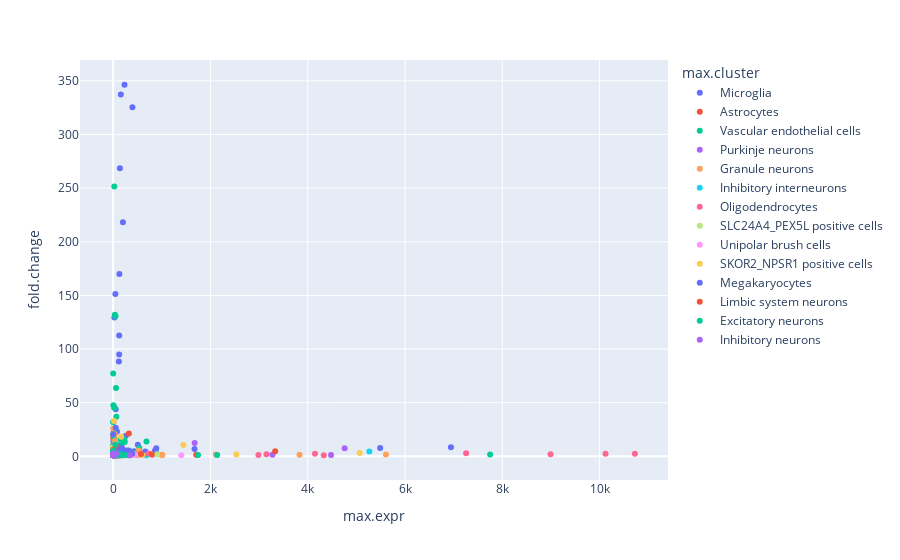

Write notebook code for a chart like this one.
### Code cell
# Plot using S5 in introgression deserts
exp_cerebr_cerebel=DE_gene_cellsF[(DE_gene_cellsF["organ"]=="Cerebellum") |(DE_gene_cellsF["organ"]=="Cerebrum")  ]
#Plotting using value of expression and fold change
fig = px.scatter(DE_gene_cellsF, x="max.expr", y="fold.change", color="max.cluster",
                 hover_name="gene_short_name")

fig.show()

### Figure 1 — Plotly figure (JSON) as saved in the notebook; plotly's stock layout.template omitted (floating-point values rounded to 4 significant figures; data arrays with more than 128 entries replaced by an {"elided": "..."} marker saying what was removed)
{"data": [{"hovertemplate": "<b>%{hovertext}</b><br><br>max.cluster=Microglia<br>max.expr=%{x}<br>fold.change=%{y}<extra></extra>", "hovertext": ["'TFEC'", "'RP11-10H3.1'", "'CD53'", "'CSF1'", "'DOCK4'", "'LYN'", "'FAM102B'", "'CPED1'", "'RAP1A'", "'SYT6'", "'OLFML3'", "'RP4-543J13.1'", "'ADORA3'", "'GBE1'", "'CAPZA1'", "'COG5'", "'STXBP3'", "'IFRD1'", "'PLAG1'", "'LYPLA1'", "'CAPZA2'", "'PIK3CG'", "'RP4-735C1.6'", "'RAB2A'", "'CD58'", "'PRPF38B'", "'DRAM2'", "'C7orf60'", "'TMEM168'", "'DENND2D'", "'ZNF277'", "'RP3-522D1.1'", "'GSTM4'", "'TTF2'", "'CEPT1'", "'RP11-159G9.5'", "'ATP6V1H'", "'RP11-426L16.8'", "'CHCHD7'", "'GDAP2'", "'SLC25A24P1'", "'DOCK4-AS1'", "'YTHDF3'", "'PTPN22'", "'BCAS2'", "'RP5-1180E21.5'", "'CYB561D1'", "'C1orf162'", "'RP11-47P18.2'", "'RP11-716D16.1'", "'HENMT1'", "'SYPL2'", "'RP5-1086K13.1'", "'AC003080.4'", "'RP11-140I16.3'", "'AC002543.2'", "'snoU13'", "'NAP1L4P1'", "'RP11-246K15.1'", "'RBMX2P3'", "'RP11-736E3.1'", "'LINC00971'", "'RP11-30L15.6'", "'RP11-17A4.4'", "'RP11-10H3.1'", "'TFEC'", "'CSF1'", "'SYT6'", "'DOCK4'", "'RAP1A'", "'LYN'", "'CPED1'", "'FAM102B'", "'CD53'", "'OLFML3'", "'ADORA3'", "'COG5'", "'RP4-543J13.1'", "'GBE1'", "'CAPZA1'", "'LYPLA1'", "'RP4-735C1.6'", "'STXBP3'", "'CAPZA2'", "'PIK3CG'", "'PLAG1'", "'RAB2A'", "'C7orf60'", "'PRPF38B'", "'DRAM2'", "'RP3-522D1.1'", "'ZNF277'", "'DENND2D'", "'TTF2'", "'RP11-159G9.5'", "'CEPT1'", "'GNAI3'", "'AC022182.1'", "'RP11-426L16.8'", "'NAA38'", "'PTPN22'", "'SLC25A24P1'", "'DOCK4-AS1'", "'ZNF717'", "'CLCC1'", "'CYB561D1'", "'RP5-1086K13.1'", "'BCAS2'", "'RP5-836N10.1'", "'AC003080.4'", "'C1orf162'", "'NAP1L4P1'", "'snoU13'", "'LINC00968'", "'RP11-30L15.6'", "'RP5-1073O3.2'", "'RP5-1065J22.8'", "'GSTM1'", "'LINC00971'", "'CTD-2339F6.1'", "'RP11-24P14.1'", "'CTD-3025N20.2'", "'ALG1L6P'"], "legendgroup": "Microglia", "marker": {"color": "#636efa", "symbol": "circle"}, "mode": "markers", "name": "Microglia", "orientation": "v", "showlegend": true, "type": "scatter", "x": [233.5, 158.0, 397.1, 259.9, 5489.0, 886.3, 320.1, 428.5, 659.3, 359.5, 455.5, 124.5, 124.0, 227.1, 200.8, 341.9, 98.07, 142.6, 47.46, 171.5, 230.8, 46.51, 52.12, 361.1, 34.03, 96.6, 93.13, 160.5, 110.7, 25.34, 112.0, 28.16, 18.55, 32.65, 99.53, 112.8, 89.56, 12.65, 15.11, 72.93, 7.604, 9.23, 85.12, 11.36, 37.75, 13.57, 7.833, 6.599, 1.652, 1.746, 6.145, 1.663, 1.521, 2.547, 1.806, 1.582, 3.324, 0.6974, 0.6603, 1.174, 1.758, 0.8056, 2.197, 0.6762, 139.2, 201.5, 220.3, 506.8, 6944.0, 858.9, 879.5, 546.5, 336.4, 373.8, 264.0, 128.2, 423.8, 117.9, 224.2, 222.4, 185.4, 79.45, 108.6, 264.5, 62.63, 63.61, 352.9, 172.0, 100.3, 94.18, 42.51, 133.7, 19.57, 29.84, 139.9, 110.7, 73.79, 22.2, 15.56, 28.45, 12.74, 7.577, 9.122, 21.55, 56.53, 8.044, 3.165, 26.6, 2.936, 5.053, 7.441, 1.858, 4.072, 3.739, 2.417, 1.352, 2.677, 1.165, 0.8925, 0.6616, 1.0, 0.9622, 1.205], "xaxis": "x", "y": [346.3, 337.3, 325.3, 19.15, 7.762, 7.568, 5.316, 4.751, 4.467, 3.271, 1.944, 112.5, 94.95, 3.496, 1.344, 1.699, 1.148, 3.038, 1.224, 1.721, 2.299, 5.459, 43.84, 1.245, 1.033, 1.632, 2.482, 1.474, 1.173, 129.3, 1.695, 1.57, 1.425, 1.493, 1.728, 1.381, 1.113, 2.92, 1.381, 1.36, 14.04, 4.464, 1.153, 4.488, 1.466, 2.182, 1.024, 1.902, 1.603, 1.505, 1.153, 2.661, 1.74, 3.623, 1.124, 3.732, 2.537, 1.891, 1.238, 2.205, 1.043, 1.032, 2.731, 1.276, 268.6, 218.2, 15.3, 10.78, 8.386, 5.162, 4.175, 3.908, 3.776, 3.745, 1.12, 170.0, 1.87, 88.45, 3.031, 1.654, 1.861, 23.12, 1.419, 2.474, 1.012, 1.416, 1.134, 1.513, 1.639, 2.745, 2.111, 1.698, 45.9, 1.597, 1.579, 2.202, 1.228, 2.356, 3.047, 1.0, 5.628, 6.923, 3.836, 1.351, 1.102, 1.182, 3.57, 1.158, 9.21, 5.502, 2.556, 2.447, 4.609, 2.911, 1.741, 1.094, 1.077, 1.034, 1.172, 1.778, 1.559, 1.78, 1.528], "yaxis": "y"}, {"hovertemplate": "<b>%{hovertext}</b><br><br>max.cluster=Astrocytes<br>max.expr=%{x}<br>fold.change=%{y}<extra></extra>", "hovertext": ["'RGS20'", "'NOTCH2'", "'MAGI3'", "'FAM212B'", "'PHGDH'", "'RP11-400K9.4'", "'AHCYL1'", "'OPRK1'", "'RP11-418J17.1'", "'WARS2'", "'RP11-31F15.1'", "'CGGBP1'", "'RNU6-1331P'", "'WARS2-IT1'", "'GSTM5'", "'IQUB'", "'VGLL3'", "'ATP1A1OS'", "'GSTM2'", "'TCEA1'", "'ENPP7P2'", "'PSRC1'", "'TTPA'", "'FNDC7'", "'RP11-25K19.1'", "'RP5-1042I8.7'", "'CTD-2026G6.3'", "'FAM86DP'", "'RP11-110G21.1'", "'RP5-1049N15.2'", "'ST7L'", "'CLCC1'", "'RP11-803B1.8'", "'RNU6-817P'", "'RBM15'", "'PIFO'", "'RP4-655J12.4'", "'GSTM1'", "'RP11-560I19.1'", "'AC004014.3'", "'RP11-188D8.1'", "'RP5-1065J22.4'", "'TRIM45'", "'DDX20'", "'RP11-162D9.3'", "'SCARNA2'", "'C1orf194'", "'ST7-AS1'", "'RP4-735C1.4'", "'ALG1L6P'", "'RP11-39H13.1'", "'snoU109'", "'ALX3'", "'RP5-1160K1.3'", "'RGS20'", "'NOTCH2'", "'SPAG17'", "'MAGI3'", "'AASS'", "'PHGDH'", "'CYP7B1'", "'RP11-400K9.4'", "'IQUB'", "'TTPA'", "'ASPH'", "'PIFO'", "'EFCAB1'", "'RNU6-1331P'", "'WARS2-IT1'", "'ATP1A1OS'", "'RP11-1D12.1'", "'RP11-418J17.1'", "'RP5-1049N15.2'", "'C1orf194'", "'GSTM2'", "'RP11-110G21.1'", "'RP11-31F15.1'", "'ST7L'", "'GSTM5'", "'FAM86DP'", "'FEZF1-AS1'", "'RP5-1042I8.7'", "'FNDC7'", "'RP11-560I19.1'", "'RP11-25K19.1'", "'FEZF1'", "'RP11-1081M5.1'", "'RP11-188D8.1'", "'RP4-655J12.4'", "'AC005487.2'", "'AC004014.3'", "'RP11-520D19.2'", "'RP5-1073O3.7'", "'RP5-1065J22.4'", "'RP11-451B8.1'", "'RP11-1081M5.2'", "'RP11-659E9.4'", "'SYPL2'", "'RP11-512F24.1'", "'RP4-730K3.3'", "'RP5-1160K1.3'", "'LAMTOR5-AS1'", "'RP11-446E9.1'", "'LINC00622'", "'RP11-787D18.2'"], "legendgroup": "Astrocytes", "marker": {"color": "#EF553B", "symbol": "circle"}, "mode": "markers", "name": "Astrocytes", "orientation": "v", "showlegend": true, "type": "scatter", "x": [323.4, 226.4, 273.4, 89.23, 82.12, 45.93, 127.2, 37.37, 136.0, 54.25, 84.24, 128.2, 15.13, 18.24, 14.79, 20.33, 14.87, 24.46, 10.9, 59.22, 15.09, 9.003, 8.907, 5.064, 11.09, 5.374, 5.887, 9.897, 14.8, 3.458, 95.3, 59.45, 6.826, 2.23, 9.822, 2.321, 3.128, 1.411, 1.354, 1.523, 1.169, 1.168, 6.015, 11.59, 1.029, 0.8403, 1.298, 1.511, 0.992, 0.9291, 0.361, 0.4822, 0.3661, 0.8394, 213.7, 227.8, 125.8, 295.0, 118.8, 69.15, 116.9, 33.67, 32.15, 19.72, 137.6, 12.95, 14.88, 10.58, 10.5, 21.95, 25.68, 101.3, 5.873, 8.024, 11.42, 14.86, 82.17, 98.87, 8.206, 10.99, 3.138, 3.801, 2.499, 1.963, 4.872, 1.5, 1.187, 1.711, 2.898, 0.9088, 1.55, 1.289, 0.8283, 0.8496, 0.8162, 0.381, 0.5973, 0.5346, 0.3175, 0.4531, 0.8065, 7.382, 0.3623, 0.4699, 0.4831], "xaxis": "x", "y": [21.17, 2.169, 1.226, 1.225, 3.011, 4.187, 1.011, 6.247, 1.464, 1.052, 1.044, 1.258, 23.29, 10.94, 1.924, 2.336, 1.632, 1.606, 1.128, 1.065, 1.646, 1.506, 4.271, 1.393, 1.763, 1.402, 1.851, 1.253, 1.065, 4.043, 1.072, 1.004, 1.621, 2.275, 1.018, 2.837, 2.494, 1.367, 9.686, 5.172, 1.458, 2.745, 1.072, 1.031, 2.693, 1.293, 1.796, 1.218, 2.894, 1.449, 1.408, 1.029, 1.126, 1.021, 3.5, 2.161, 2.059, 1.176, 1.015, 2.851, 1.458, 3.318, 4.239, 9.114, 1.178, 16.54, 5.881, 4.842, 9.667, 1.071, 1.348, 1.355, 16.95, 7.132, 1.016, 1.094, 1.09, 1.071, 1.477, 1.232, 7.343, 1.392, 3.598, 19.64, 1.088, 3.025, 3.329, 2.421, 1.907, 3.536, 3.899, 1.114, 1.023, 1.779, 1.586, 1.988, 1.145, 2.865, 1.247, 1.184, 1.304, 1.128, 1.081, 2.303, 1.145], "yaxis": "y"}, {"hovertemplate": "<b>%{hovertext}</b><br><br>max.cluster=Vascular endothelial cells<br>max.expr=%{x}<br>fold.change=%{y}<extra></extra>", "hovertext": {"elided": "150 str values"}, "legendgroup": "Vascular endothelial cells", "marker": {"color": "#00cc96", "symbol": "circle"}, "mode": "markers", "name": "Vascular endothelial cells", "orientation": "v", "showlegend": true, "type": "scatter", "x": {"elided": "150 float values"}, "xaxis": "x", "y": {"elided": "150 float values"}, "yaxis": "y"}, {"hovertemplate": "<b>%{hovertext}</b><br><br>max.cluster=Purkinje neurons<br>max.expr=%{x}<br>fold.change=%{y}<extra></extra>", "hovertext": ["'CA8'", "'FOXP2'", "'CTB-111H14.1'", "'VAV3'", "'IMMP2L'", "'CTTNBP2'", "'AASS'", "'SLC6A17'", "'SPAG17'", "'FAM3C'", "'RP11-260O18.1'", "'RP11-17A4.2'", "'PENK'", "'CFTR'", "'NDUFA5'", "'WNT16'", "'AC003088.1'", "'SDR16C5'", "'RP11-458K10.1'", "'GPR85'", "'GPR61'", "'VAV3-AS1'", "'CTB-30L5.1'", "'RP11-359D24.1'", "'RP11-222O23.1'", "'AC073071.1'", "'AC002463.3'", "'IMMP2L-IT1'", "'snoU13'", "'AC003989.3'", "'RP5-1074L1.1'", "'CASQ2'", "'LAMB4'", "'AC073626.2'", "'DUS4L'", "'AC000111.6'", "'CHIAP3'", "'AC068610.5'", "'RP5-884M6.1'"], "legendgroup": "Purkinje neurons", "marker": {"color": "#ab63fa", "symbol": "circle"}, "mode": "markers", "name": "Purkinje neurons", "orientation": "v", "showlegend": true, "type": "scatter", "x": [1676.0, 4759.0, 141.2, 204.8, 3275.0, 571.7, 130.7, 50.99, 55.09, 122.1, 39.22, 24.47, 20.46, 26.78, 80.34, 15.56, 15.19, 13.43, 8.331, 28.04, 5.539, 4.707, 5.548, 3.647, 2.809, 4.614, 3.746, 3.508, 3.404, 1.669, 4.274, 2.13, 4.029, 1.192, 10.9, 1.007, 0.9997, 1.245, 0.4741], "xaxis": "x", "y": [12.47, 7.562, 4.156, 1.636, 1.576, 1.419, 1.357, 1.048, 1.348, 1.58, 6.948, 7.252, 1.835, 3.458, 1.383, 10.79, 1.402, 1.808, 1.944, 1.091, 1.178, 1.493, 3.108, 2.606, 5.293, 2.749, 1.862, 1.759, 1.367, 2.007, 1.236, 1.245, 1.402, 1.824, 1.184, 1.3, 4.345, 1.535, 1.698], "yaxis": "y"}, {"hovertemplate": "<b>%{hovertext}</b><br><br>max.cluster=Granule neurons<br>max.expr=%{x}<br>fold.change=%{y}<extra></extra>", "hovertext": ["'ST18'", "'NKAIN3'", "'ROBO1'", "'ROBO2'", "'NRCAM'", "'CHD7'", "'KCND3'", "'NHLH2'", "'RP11-705O24.1'", "'RP5-1101C3.1'", "'RP11-328J2.1'", "'ASPH'", "'RP11-513O17.2'", "'GGH'", "'ST7-OT4'", "'AC022182.3'", "'STRIP1'", "'FAM150A'", "'RP11-659E9.2'", "'RN7SL751P'", "'MET'", "'MYBPHL'", "'RP11-88H9.2'", "'RP11-26M5.2'", "'RNU6-386P'", "'RP11-26M5.3'", "'RP11-705O24.2'", "'RNF148'", "'RP11-12L8.1'", "'RP11-401H2.1'", "'RP11-91I20.1'", "'RP5-1065J22.2'", "'SDR16C6P'", "'RP11-251P6.1'"], "legendgroup": "Granule neurons", "marker": {"color": "#FFA15A", "symbol": "circle"}, "mode": "markers", "name": "Granule neurons", "orientation": "v", "showlegend": true, "type": "scatter", "x": [528.7, 2110.0, 5608.0, 3832.0, 995.5, 1012.0, 499.3, 92.06, 38.49, 28.29, 32.53, 144.9, 26.83, 54.13, 55.64, 5.389, 43.84, 3.012, 4.128, 2.067, 4.277, 2.57, 3.313, 1.25, 1.042, 1.192, 1.018, 0.6831, 1.148, 0.6625, 0.8418, 0.4372, 0.2867, 0.3594], "xaxis": "x", "y": [5.448, 1.76, 1.598, 1.426, 1.379, 1.214, 1.119, 1.073, 14.63, 1.002, 20.53, 1.348, 3.204, 1.025, 1.243, 3.78, 1.16, 1.612, 2.48, 3.155, 1.38, 1.727, 1.305, 3.934, 1.564, 5.667, 25.98, 1.096, 1.118, 2.792, 1.532, 1.79, 1.618, 1.627], "yaxis": "y"}, {"hovertemplate": "<b>%{hovertext}</b><br><br>max.cluster=Inhibitory interneurons<br>max.expr=%{x}<br>fold.change=%{y}<extra></extra>", "hovertext": ["'XKR4'", "'BHLHE22'", "'ST7'", "'EPHA3'", "'RP11-386G21.2'", "'CELSR2'", "'KIAA1324'", "'TGS1'", "'NSMAF'", "'RP11-386G21.1'", "'UBXN2B'", "'NGF'", "'RP11-284N8.3'", "'AMIGO1'", "'AKNAD1'", "'PPP1R3A'", "'RP11-21C4.1'", "'ST7-AS2'", "'CTD-3025N20.2'", "'WDR3'", "'ATXN7L2'", "'AC004112.4'", "'RP11-109P6.2'", "'RP11-546K22.3'", "'ZNF717'", "'AC068522.4'", "'CTB-13F3.1'", "'RP11-1D12.2'", "'RP11-11C20.3'", "'RP11-451B8.1'", "'RP11-567J20.1'", "'RP11-546K22.1'", "'MIPEPP1'", "'RP11-91I20.4'", "'RP11-96K19.4'", "'RP11-47P18.1'", "'RP11-446E9.1'", "'KCND3-IT1'", "'ASZ1'", "'AL136376.1'"], "legendgroup": "Inhibitory interneurons", "marker": {"color": "#19d3f3", "symbol": "circle"}, "mode": "markers", "name": "Inhibitory interneurons", "orientation": "v", "showlegend": true, "type": "scatter", "x": [5266.0, 180.5, 348.2, 684.1, 71.57, 118.8, 34.37, 75.87, 95.75, 16.46, 60.28, 8.81, 14.21, 11.46, 37.01, 6.758, 4.373, 10.4, 3.993, 24.8, 6.921, 8.434, 0.8398, 1.621, 11.16, 2.017, 0.8609, 0.4934, 0.5927, 0.7755, 0.748, 2.321, 0.4627, 0.7126, 0.5379, 0.5362, 0.478, 0.5367, 0.3802, 1.278], "xaxis": "x", "y": [4.456, 1.589, 1.11, 1.006, 5.156, 1.273, 1.111, 1.526, 1.02, 4.463, 1.049, 3.291, 1.141, 1.248, 1.092, 2.773, 1.14, 1.044, 2.665, 1.011, 1.07, 1.039, 1.588, 1.811, 1.105, 1.889, 1.029, 1.08, 1.096, 1.664, 2.56, 1.495, 1.099, 1.435, 1.091, 1.165, 2.152, 1.837, 1.938, 1.135], "yaxis": "y"}, {"hovertemplate": "<b>%{hovertext}</b><br><br>max.cluster=Oligodendrocytes<br>max.expr=%{x}<br>fold.change=%{y}<extra></extra>", "hovertext": ["'NTNG1'", "'CADM2'", "'PTPRZ1'", "'SNTG1'", "'KCND2'", "'GPSM2'", "'CNTN3'", "'TSPAN12'", "'RP11-163N6.2'", "'KCNA2'", "'RP4-797C5.2'", "'CADM2-AS1'", "'LRIG2'", "'CADM2-AS2'", "'GPR22'", "'TMEM68'", "'PRKRIRP2'", "'RNU6-581P'", "'RP11-33I11.2'", "'RP11-759A9.1'", "'RPS3AP12'", "'RP11-27K13.3'", "'GAPDHP33'", "'RP11-401N18.1'", "'RP11-91I20.3'", "'SYCP1'", "'CTA-363E19.2'", "'RP5-1006K12.1'", "'KCND2'", "'CADM2'", "'KCND3'", "'FAM110B'", "'GPSM2'", "'CHD7'", "'CNTN3'", "'SNTG1'", "'ST18'", "'PTPRZ1'", "'RP11-163N6.2'", "'KCNA2'", "'VGLL3'", "'RP4-797C5.2'", "'CADM2-AS1'", "'CADM2-AS2'", "'TGS1'", "'TMEM68'", "'LRIG2'", "'PRKRIRP2'", "'RP11-33I11.2'", "'RP11-88H9.2'", "'RP11-109P6.2'", "'RNU6-581P'", "'RP11-91I20.1'", "'RP11-759A9.1'", "'RP11-270C12.3'", "'RNU6-817P'", "'RP11-401N18.1'", "'RP4-773A18.4'", "'RP11-11C20.3'", "'RP11-388G22.1'", "'KCND3-IT1'", "'AL136376.1'", "'MIPEPP1'", "'RBMX2P3'", "'RPS3AP12'", "'SYCP1'"], "legendgroup": "Oligodendrocytes", "marker": {"color": "#FF6692", "symbol": "circle"}, "mode": "markers", "name": "Oligodendrocytes", "orientation": "v", "showlegend": true, "type": "scatter", "x": [729.8, 10720.0, 4149.0, 3152.0, 8991.0, 147.6, 278.5, 39.44, 69.23, 33.15, 14.85, 11.5, 67.06, 11.82, 6.63, 47.14, 3.363, 2.448, 2.486, 1.24, 1.53, 2.281, 0.5298, 1.176, 0.4032, 1.175, 0.6021, 0.3278, 7256.0, 10120.0, 473.3, 398.4, 144.0, 803.1, 439.3, 2986.0, 77.1, 4330.0, 96.28, 26.24, 9.199, 9.57, 11.18, 9.469, 53.1, 41.63, 67.93, 3.358, 1.561, 3.266, 1.952, 1.567, 1.862, 0.9264, 1.009, 0.8319, 0.8064, 1.623, 0.9665, 1.765, 0.755, 1.22, 0.8152, 0.8861, 1.713, 1.073], "xaxis": "x", "y": [2.64, 2.491, 2.36, 2.035, 1.905, 1.201, 1.159, 1.279, 1.944, 1.362, 2.132, 1.892, 1.102, 2.502, 1.052, 1.048, 1.958, 4.255, 1.22, 1.327, 1.463, 1.167, 1.338, 4.419, 1.238, 1.071, 1.259, 1.262, 2.89, 2.285, 1.979, 1.568, 1.525, 1.473, 1.429, 1.22, 1.195, 1.042, 1.312, 2.795, 1.288, 2.6, 1.947, 1.937, 1.309, 1.157, 1.207, 1.357, 1.256, 2.045, 3.651, 1.57, 2.622, 1.016, 1.733, 1.019, 1.41, 1.049, 1.015, 1.683, 3.579, 1.146, 1.778, 2.183, 1.306, 1.039], "yaxis": "y"}, {"hovertemplate": "<b>%{hovertext}</b><br><br>max.cluster=SLC24A4_PEX5L positive cells<br>max.expr=%{x}<br>fold.change=%{y}<extra></extra>", "hovertext": ["'TOX'", "'RP11-32K4.1'", "'PRKAR2B'", "'LINC00966'", "'IGSF3'", "'SLC22A15'", "'PTGFRN'", "'TSPAN2'", "'MAN1A2'", "'WDR47'", "'RP4-666F24.3'", "'PCMTD1'", "'CD101'", "'RP4-663N10.1'", "'RP11-579E24.2'", "'RP11-389O22.1'", "'CTA-360L10.1'", "'OVGP1'", "'ZNF697'", "'RP11-31F15.2'", "'RNU4-50P'", "'ANKRD7'", "'RP11-552M11.8'", "'MAB21L3'", "'PPM1J'", "'WNT2'", "'RP11-579E24.1'", "'RP11-110G21.2'", "'LSMEM1'", "'CTD-3046C4.1'", "'RP11-328K2.1'", "'AP4B1-AS1'", "'AP4B1'", "'RP11-552M11.4'", "'RP4-671G15.2'", "'HSD3BP5'", "'RP11-159M11.2'", "'LINC00622'", "'RP11-45K10.2'", "'RP11-6B4.1'", "'SLC26A3'", "'FAM19A3'", "'CBX5P1'", "'RNA5SP265'", "'RP11-426L16.10'"], "legendgroup": "SLC24A4_PEX5L positive cells", "marker": {"color": "#B6E880", "symbol": "circle"}, "mode": "markers", "name": "SLC24A4_PEX5L positive cells", "orientation": "v", "showlegend": true, "type": "scatter", "x": [902.0, 437.4, 320.9, 112.8, 156.3, 96.61, 87.22, 68.6, 363.7, 88.21, 14.93, 146.9, 9.636, 11.24, 7.863, 66.67, 11.15, 8.554, 15.51, 16.95, 4.856, 5.043, 5.59, 1.985, 2.733, 2.849, 1.272, 7.022, 3.348, 3.008, 2.727, 2.733, 11.75, 3.331, 1.484, 0.5086, 0.3578, 0.5071, 0.8708, 1.218, 1.26, 0.3944, 0.3244, 0.2382, 0.3997], "xaxis": "x", "y": [1.905, 1.745, 1.736, 1.414, 1.013, 1.128, 1.183, 1.735, 1.706, 1.011, 3.103, 1.046, 1.004, 2.923, 1.164, 1.033, 1.29, 1.133, 1.166, 1.096, 3.823, 1.546, 1.441, 3.171, 2.041, 2.182, 2.035, 1.105, 1.111, 2.955, 1.251, 1.043, 1.116, 1.186, 1.624, 1.932, 1.262, 3.467, 8.612, 1.115, 1.402, 2.884, 1.267, 2.097, 2.989], "yaxis": "y"}, {"hovertemplate": "<b>%{hovertext}</b><br><br>max.cluster=Unipolar brush cells<br>max.expr=%{x}<br>fold.change=%{y}<extra></extra>", "hovertext": ["'CLVS1'", "'LRRN3'", "'CADPS2'", "'FAM110B'", "'CYP7B1'", "'AC022182.1'", "'PHTF1'", "'TRIM33'", "'RB1CC1'", "'RP11-1D12.1'", "'RSBN1'", "'VTCN1'", "'KCNA3'", "'U3'", "'RP11-648L3.2'", "'WNT2B'", "'LAMTOR5-AS1'", "'RP5-1073O3.2'", "'RP11-659E9.4'", "'RP5-1074L1.4'", "'BCL2L15'", "'RP4-753F5.1'", "'RP11-787D18.2'", "'RP11-628E19.2'", "'RP4-773A18.4'", "'RP11-803B1.2'", "'RP5-1073O3.7'", "'SLC13A1'", "'AC090186.1'", "'RP11-520D19.2'", "'RP4-730K3.3'", "'RP11-24P14.1'", "'RP11-96K19.2'"], "legendgroup": "Unipolar brush cells", "marker": {"color": "#FF97FF", "symbol": "circle"}, "mode": "markers", "name": "Unipolar brush cells", "orientation": "v", "showlegend": true, "type": "scatter", "x": [419.7, 450.4, 1401.0, 305.1, 98.44, 33.33, 97.68, 264.7, 188.8, 33.27, 83.81, 6.248, 6.63, 3.391, 5.652, 25.68, 9.957, 2.23, 0.8436, 7.052, 2.506, 0.4912, 1.017, 0.5462, 2.664, 1.555, 1.193, 0.5422, 1.146, 0.8867, 0.5377, 0.5978, 1.536], "xaxis": "x", "y": [1.588, 1.226, 1.112, 1.056, 1.091, 1.58, 1.496, 1.119, 1.093, 1.466, 1.162, 1.352, 1.058, 1.167, 1.156, 1.046, 1.48, 1.434, 1.591, 1.067, 1.625, 1.053, 1.58, 1.525, 1.446, 1.008, 1.313, 1.085, 1.126, 1.101, 2.544, 1.373, 1.897], "yaxis": "y"}, {"hovertemplate": "<b>%{hovertext}</b><br><br>max.cluster=SKOR2_NPSR1 positive cells<br>max.expr=%{x}<br>fold.change=%{y}<extra></extra>", "hovertext": ["'CTB-111H14.1'", "'CA8'", "'FOXP2'", "'IMMP2L'", "'CTTNBP2'", "'CADPS2'", "'LRRN3'", "'NRCAM'", "'MDFIC'", "'SLC22A15'", "'SLC6A17'", "'RP11-260O18.1'", "'CFTR'", "'RP11-17A4.2'", "'WNT16'", "'FAM3C'", "'UBXN2B'", "'SDR16C5'", "'NDUFA5'", "'RP11-458K10.1'", "'CTB-30L5.1'", "'RP5-1101C3.1'", "'GPR61'", "'CD101'", "'AC073071.1'", "'AKNAD1'", "'VAV3-AS1'", "'GSTM3'", "'RP11-359D24.1'", "'AC002463.3'", "'RP11-222O23.1'", "'RP5-1074L1.1'", "'AMIGO1'", "'PPP1R3A'", "'RP4-671G15.2'", "'AC068610.3'", "'RP11-552M11.8'", "'IMMP2L-IT1'", "'DCLRE1B'", "'AC068610.5'", "'AC073626.2'", "'ATXN7L2'", "'RP11-12L8.1'", "'CASQ2'", "'CTB-13F3.1'", "'snoU13'", "'RP5-884M6.1'", "'RP11-27K13.3'", "'RP11-90H3.1'", "'RP11-552M11.4'", "'RP11-96K19.4'", "'RP11-140I16.3'", "'AC000111.6'", "'MAB21L3'", "'RP11-6B4.1'", "'ASZ1'", "'CHIAP3'", "'snoU109'", "'RP11-61D3.1'", "'BCL2L15'"], "legendgroup": "SKOR2_NPSR1 positive cells", "marker": {"color": "#FECB52", "symbol": "circle"}, "mode": "markers", "name": "SKOR2_NPSR1 positive cells", "orientation": "v", "showlegend": true, "type": "scatter", "x": [164.8, 1444.0, 5066.0, 2532.0, 596.5, 371.1, 258.4, 581.8, 141.2, 91.31, 54.66, 33.98, 34.21, 25.81, 16.86, 93.45, 63.96, 12.13, 58.2, 7.046, 7.765, 8.476, 3.822, 9.423, 5.51, 35.22, 4.261, 19.46, 3.655, 4.344, 2.816, 5.504, 7.347, 2.865, 1.866, 1.235, 4.279, 2.226, 18.4, 1.637, 1.183, 5.664, 1.116, 2.062, 0.8808, 1.377, 0.626, 1.373, 0.6365, 2.636, 0.801, 1.48, 0.5134, 0.7803, 1.667, 0.5118, 0.3469, 0.3539, 0.1936, 1.592], "xaxis": "x", "y": [18.32, 10.55, 3.201, 1.62, 1.242, 1.203, 1.158, 1.124, 1.051, 1.044, 1.75, 2.505, 6.232, 3.037, 32.85, 1.5, 1.006, 2.305, 1.416, 3.537, 2.827, 1.305, 1.045, 1.085, 3.035, 1.113, 1.961, 1.253, 4.502, 2.685, 7.001, 1.212, 1.077, 1.401, 1.056, 1.132, 1.33, 1.299, 1.095, 1.391, 1.354, 1.037, 2.96, 2.108, 1.13, 1.287, 1.757, 1.105, 1.63, 1.044, 1.04, 1.062, 2.777, 3.039, 1.875, 1.256, 1.247, 1.082, 1.167, 1.151], "yaxis": "y"}, {"hovertemplate": "<b>%{hovertext}</b><br><br>max.cluster=Megakaryocytes<br>max.expr=%{x}<br>fold.change=%{y}<extra></extra>", "hovertext": ["'PRKAR2B'", "'DENND2C'", "'LINC00966'", "'VAV3'", "'FAM212B'", "'CELSR2'", "'IFRD1'", "'AHCYL1'", "'CD58'", "'PTGFRN'", "'VANGL1'", "'IMPAD1'", "'RB1CC1'", "'RP11-284N8.3'", "'CGGBP1'", "'PHTF1'", "'FAM46C'", "'WARS2'", "'ATP6V1H'", "'CTA-360L10.1'", "'AC003088.1'", "'ATP1A1'", "'CCDC71L'", "'GSTM4'", "'THAP5'", "'PSRC1'", "'YTHDF3'", "'GDAP2'", "'KCNA3'", "'CHCHD7'", "'TRIM33'", "'TMEM168'", "'PNPLA8'", "'AMPD2'", "'ZNF697'", "'WDR3'", "'STRIP1'", "'RP11-328J2.1'", "'GNAT2'", "'RP11-96K19.2'", "'RP11-47P18.2'", "'AC002465.2'"], "legendgroup": "Megakaryocytes", "marker": {"color": "#636efa", "symbol": "circle"}, "mode": "markers", "name": "Megakaryocytes", "orientation": "v", "showlegend": true, "type": "scatter", "x": [1673.0, 254.4, 300.5, 311.0, 141.0, 166.7, 392.8, 273.0, 275.6, 114.9, 140.3, 92.17, 255.3, 180.4, 100.9, 101.9, 73.1, 53.51, 233.2, 18.15, 18.43, 83.04, 36.81, 13.1, 135.0, 24.2, 291.9, 92.24, 83.14, 66.17, 258.0, 138.6, 126.7, 52.74, 19.7, 83.31, 55.64, 51.82, 45.99, 1.272, 1.272, 2.155], "xaxis": "x", "y": [6.874, 2.64, 2.251, 1.305, 2.282, 1.116, 2.287, 2.273, 5.38, 1.676, 3.906, 1.215, 1.464, 7.922, 1.004, 1.357, 6.991, 1.111, 2.132, 1.782, 1.482, 1.3, 2.441, 1.096, 4.979, 2.429, 2.956, 1.247, 9.384, 5.224, 1.237, 1.334, 1.975, 3.482, 1.956, 3.712, 1.7, 26.54, 151.4, 1.046, 1.612, 20.63], "yaxis": "y"}, {"hovertemplate": "<b>%{hovertext}</b><br><br>max.cluster=Limbic system neurons<br>max.expr=%{x}<br>fold.change=%{y}<extra></extra>", "hovertext": ["'NTNG1'", "'RP11-32K4.1'", "'TOX'", "'XKR4'", "'TSPAN2'", "'OPRK1'", "'RP11-386G21.2'", "'NSMAF'", "'GGH'", "'RP4-663N10.1'", "'RP4-666F24.3'", "'RP11-579E24.2'", "'ENPP7P2'", "'RP11-31F15.2'", "'CTD-2026G6.3'", "'RP11-386G21.1'", "'ANKRD7'", "'NGF'", "'VTCN1'", "'RNU4-50P'", "'RP11-579E24.1'", "'RP11-162D9.3'", "'RP11-803B1.8'", "'WNT2'", "'PPM1J'", "'RP11-110G21.2'", "'TRIM45'", "'RP11-45K10.2'", "'FAM150A'", "'RP11-328K2.1'", "'DUS4L'", "'RP11-442A17.2'", "'AC068522.4'", "'RPS3AP15'", "'RP11-803B1.2'", "'FAM19A3'", "'LSMEM1'", "'CTD-3046C4.1'", "'CBX5P1'", "'RP11-354H21.1'", "'RP11-426L16.10'"], "legendgroup": "Limbic system neurons", "marker": {"color": "#EF553B", "symbol": "circle"}, "mode": "markers", "name": "Limbic system neurons", "orientation": "v", "showlegend": true, "type": "scatter", "x": [3330.0, 574.6, 795.6, 1708.0, 84.31, 53.07, 19.59, 111.7, 56.84, 11.33, 12.92, 6.296, 15.64, 21.57, 7.906, 5.179, 4.956, 5.99, 6.301, 2.722, 2.074, 2.05, 7.126, 2.853, 3.0, 7.57, 5.624, 0.9705, 1.477, 2.201, 8.55, 0.9291, 1.29, 0.32, 0.9243, 0.2662, 3.426, 1.151, 0.3827, 0.1424, 0.3015], "xaxis": "x", "y": [4.677, 2.198, 1.829, 1.376, 1.395, 9.54, 1.207, 1.041, 1.67, 2.918, 2.436, 1.086, 2.056, 1.215, 1.516, 1.13, 1.188, 3.555, 3.671, 1.585, 2.45, 6.137, 1.302, 2.43, 1.545, 1.052, 1.081, 2.694, 1.563, 1.218, 1.03, 1.025, 1.093, 1.283, 1.137, 1.341, 1.124, 1.653, 1.593, 1.032, 4.613], "yaxis": "y"}, {"hovertemplate": "<b>%{hovertext}</b><br><br>max.cluster=Excitatory neurons<br>max.expr=%{x}<br>fold.change=%{y}<extra></extra>", "hovertext": ["'KIAA1324'", "'ROBO2'", "'IGSF3'", "'EPHA3'", "'CLVS1'", "'NKAIN3'", "'SLC26A4'", "'WDR47'", "'BHLHE22'", "'GPR85'", "'GPR22'", "'RP11-513O17.2'", "'PCMTD1'", "'RP11-389O22.1'", "'SLC26A4-AS1'", "'MET'", "'RSBN1'", "'WNT2B'", "'RP11-21C4.1'", "'RP11-659E9.2'", "'AC004112.4'", "'RNU6-386P'", "'RP5-965F6.2'", "'SCARNA2'", "'RP11-379I19.1'", "'RP11-401H2.1'", "'AC003989.3'", "'SLC13A1'", "'RP4-753F5.1'", "'HSD3BP5'", "'RP11-648L3.2'", "'RP11-91I20.4'"], "legendgroup": "Excitatory neurons", "marker": {"color": "#00cc96", "symbol": "circle"}, "mode": "markers", "name": "Excitatory neurons", "orientation": "v", "showlegend": true, "type": "scatter", "x": [146.6, 7749.0, 145.2, 1745.0, 265.6, 2138.0, 45.03, 137.0, 52.72, 53.77, 30.3, 16.21, 170.0, 79.96, 7.629, 5.858, 63.64, 33.67, 2.521, 3.107, 8.733, 0.9973, 0.9417, 1.346, 0.6027, 0.365, 0.7828, 0.6404, 0.472, 0.3122, 3.688, 0.295], "xaxis": "x", "y": [2.226, 1.765, 1.495, 1.24, 1.186, 1.165, 10.89, 1.312, 1.115, 1.319, 3.252, 1.158, 1.12, 1.223, 4.086, 1.078, 1.108, 1.168, 4.658, 1.498, 1.052, 2.095, 1.057, 1.905, 5.305, 1.231, 1.129, 4.143, 1.184, 2.639, 1.014, 1.076], "yaxis": "y"}, {"hovertemplate": "<b>%{hovertext}</b><br><br>max.cluster=Inhibitory neurons<br>max.expr=%{x}<br>fold.change=%{y}<extra></extra>", "hovertext": ["'ROBO1'", "'ST7'", "'PENK'", "'NHLH2'", "'ST7-AS2'", "'ST7-OT4'", "'LAMB4'", "'HENMT1'", "'RP11-705O24.1'", "'AP4B1'", "'RP11-567J20.1'", "'RN7SL751P'", "'MYBPHL'", "'RP11-546K22.1'", "'DDX20'", "'RP5-1065J22.2'", "'RP5-1074L1.4'", "'RP11-159M11.2'", "'AC002543.2'", "'RP4-735C1.4'", "'CTA-363E19.2'", "'RP11-483I13.5'", "'AP4B1-AS1'", "'RP11-546K22.3'"], "legendgroup": "Inhibitory neurons", "marker": {"color": "#ab63fa", "symbol": "circle"}, "mode": "markers", "name": "Inhibitory neurons", "orientation": "v", "showlegend": true, "type": "scatter", "x": [4479.0, 340.9, 56.61, 8.348, 11.38, 46.61, 6.789, 6.394, 3.078, 12.21, 1.176, 1.521, 1.606, 2.116, 13.18, 0.59, 5.907, 0.4046, 0.556, 0.8525, 0.858, 0.5498, 1.954, 0.9925], "xaxis": "x", "y": [1.224, 1.109, 2.69, 1.576, 1.241, 1.019, 1.435, 1.115, 2.722, 1.063, 1.604, 1.406, 1.37, 1.378, 1.11, 1.211, 1.061, 1.645, 1.179, 1.552, 1.032, 1.144, 1.04, 1.48], "yaxis": "y"}], "layout": {"legend": {"title": {"text": "max.cluster"}, "tracegroupgap": 0}, "margin": {"t": 60}, "xaxis": {"anchor": "y", "domain": [0, 1], "title": {"text": "max.expr"}}, "yaxis": {"anchor": "x", "domain": [0, 1], "title": {"text": "fold.change"}}}}
